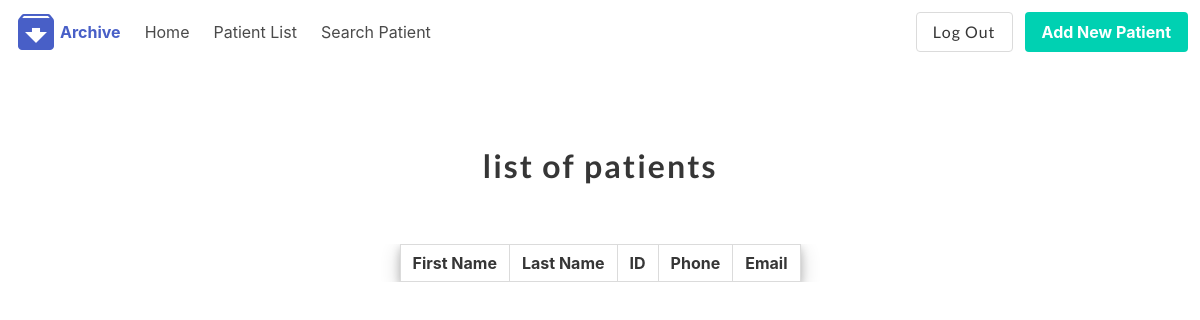
The app's page /patient/ (signed in), older data.
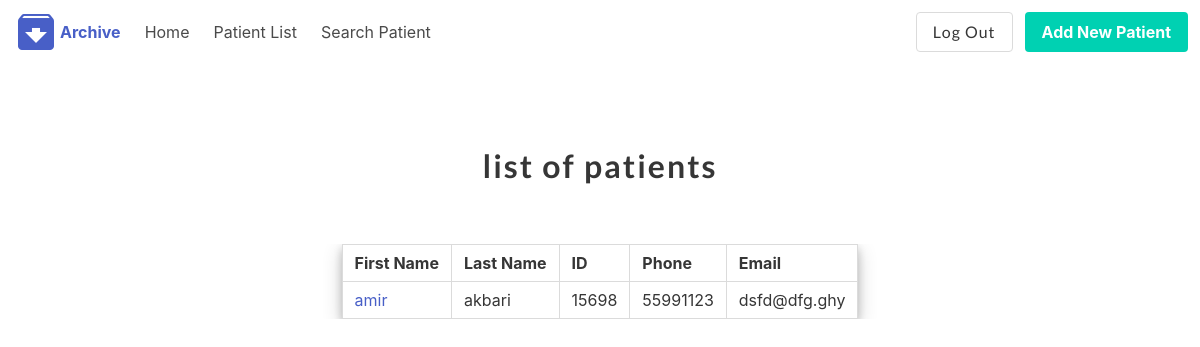
The same page, newer data.
### patienthistory/models.py (models this page shows, shortened)
class Patient(models.Model):
    drId = models.ForeignKey(User, on_delete=models.CASCADE, default=1)
    first_name = models.CharField(max_length=50, null=True, blank=True)
    last_name = models.CharField(max_length=50, null=True, blank=True)
    picture = models.ImageField(upload_to='profile_pics', blank=True, null=True, verbose_name='Picture')
    phone = models.CharField(max_length=50, null=True, blank=True)
    about = models.TextField(max_length=300, null=True, blank=True)
    email = models.CharField(max_length=50, null=True, blank=True)
    Id_card_number = models.CharField(max_length=50, null=True, blank=True)
    location = models.CharField(max_length=50, null=True, blank=True)
    illness = models.CharField(max_length=50, null=True, blank=True)

### patienthistory/views.py (the view)
# urls.py: path('', views.patientList, name='patientList'),
@login_required
def patientList(request):
    user = request.user.id
    allProfiles = Patient.objects.filter(drId=user)
    context = {'allProfiles': allProfiles}
    return render(request, 'patienthistory/patientlist.html', context)

### patienthistory/templates/patienthistory/patientlist.html
{% extends 'patienthistory/base.html' %}
{% block content %}
    <section class="section">
        <div class="container">
            <div class="columns is-mobile is-centered">
                <div class="column">
                    <br>
                    <div class="column">
                        <h1 class="title" style="text-align: center">
                            list of patients
                        </h1>
                    </div>
                    <section class="section">
                        <div class="container">
                            <div class="table-container">
                                <table class="table table is-bordered"
                                       style="border-radius:2%; margin-left: auto;margin-right: auto; box-shadow: 0 4px 8px 0 rgba(0, 0, 0, 0.2), 0 6px 20px 0 rgba(0, 0, 0, 0.19); background: rgba(255,255,255,0.4);">
                                    <thead>
                                    <tr>
                                        <th>First Name</th>
                                        <th>Last Name</th>
                                        <th>ID</th>
                                        <th>Phone</th>
                                        <th>Email</th>
                                    </tr>
                                    </thead>
                                    <tbody>
                                    {% for Profile in allProfiles %}
                                        <tr>
                                            <td><a href="{% url 'patientHist' Profile.id %}">
                                                {{ Profile.first_name }}</a></td>
                                            <td>{{ Profile.last_name }}</td>
                                            <td>{{ Profile.Id_card_number }}</td>
                                            <td>{{ Profile.phone }}</td>
                                            <td>{{ Profile.email }}</td>
                                        </tr>
                                    {% endfor %}
                                    </tbody>
                                </table>
                            </div>
                        </div>
                    </section>
                </div>
            </div>
        </div>
    </section>
{% endblock %}

Row changes from the older to the newer data that the page shows:
added Patient: first_name "amir", last_name "akbari", Id_card_number "15698", phone "55991123", email "dsfd@dfg.ghy"
